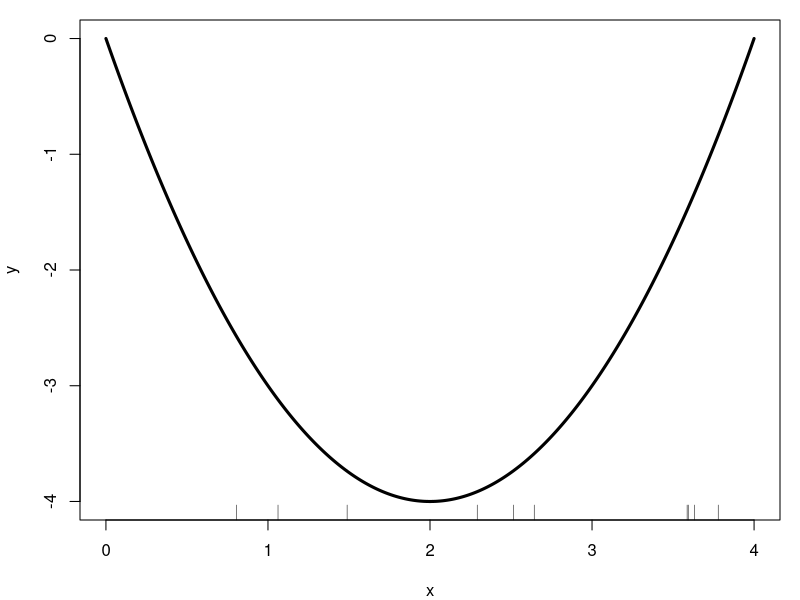

Here is the R script that generated this plot: (Note: this script raises an error after producing the figure.)
f <- function (x){
  return(x ^ 2 - 4 * x)
}

x <- seq(from = 0, to = 4, by = 0.01)
y <- f(x)
par(mar = c(4, 4, 1, 1))
plot(x,y,type = "l", lwd = 3)

set.seed(0)
n <- 10
x <- runif(n, min = 0, max = 4)
rug(x)
abline(v = x_min, col = "grey")
y <- f(x)
abline(h = y_min, col = "grey")
points(x_min, y_min, pch = 19, col = "red")

index_min <- which.min(y)
x_min <- x[index_min]
y_min <- y[index_min]

cat("El valor minimo de f(x) es:", y_min,
    "\nEl valor optimo de x es:", x_min)